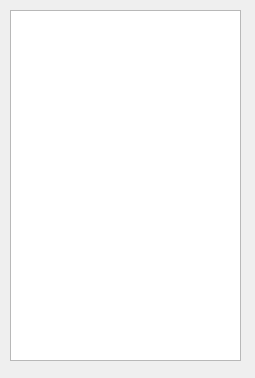
<?xml version="1.0" encoding="UTF-8"?>
<ui version="4.0">
 <class>ResultForm</class>
 <widget class="QWidget" name="ResultForm">
  <property name="geometry">
   <rect>
    <x>0</x>
    <y>0</y>
    <width>255</width>
    <height>378</height>
   </rect>
  </property>
  <property name="windowTitle">
   <string>Form</string>
  </property>
  <widget class="QTextBrowser" name="textBrowser">
   <property name="geometry">
    <rect>
     <x>10</x>
     <y>10</y>
     <width>231</width>
     <height>351</height>
    </rect>
   </property>
  </widget>
 </widget>
 <resources/>
 <connections/>
</ui>
